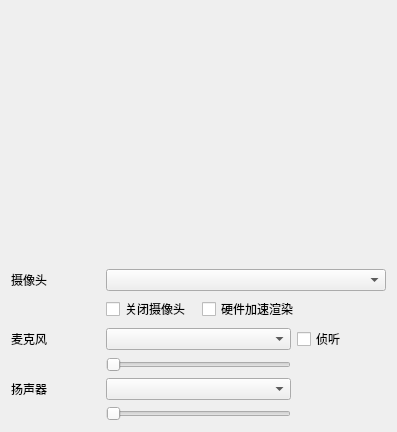
<?xml version="1.0" encoding="UTF-8"?>
<ui version="4.0">
 <class>MainForm</class>
 <widget class="QWidget" name="MainForm">
  <property name="geometry">
   <rect>
    <x>0</x>
    <y>0</y>
    <width>397</width>
    <height>432</height>
   </rect>
  </property>
  <property name="windowTitle">
   <string>Form</string>
  </property>
  <layout class="QGridLayout" name="gridLayout">
   <item row="0" column="0" colspan="4">
    <widget class="QWidget" name="D3DView" native="true"/>
   </item>
   <item row="1" column="0">
    <widget class="QLabel" name="label">
     <property name="text">
      <string>摄像头</string>
     </property>
    </widget>
   </item>
   <item row="1" column="1" colspan="3">
    <widget class="QComboBox" name="comboBox"/>
   </item>
   <item row="2" column="1">
    <widget class="QCheckBox" name="checkBox">
     <property name="text">
      <string>关闭摄像头</string>
     </property>
    </widget>
   </item>
   <item row="2" column="2" colspan="2">
    <widget class="QCheckBox" name="checkBox_2">
     <property name="text">
      <string>硬件加速渲染</string>
     </property>
    </widget>
   </item>
   <item row="3" column="0">
    <widget class="QLabel" name="label_2">
     <property name="text">
      <string>麦克风</string>
     </property>
    </widget>
   </item>
   <item row="3" column="1" colspan="2">
    <widget class="QComboBox" name="micComboBox"/>
   </item>
   <item row="4" column="1" colspan="2">
    <widget class="QSlider" name="horizontalSlider">
     <property name="orientation">
      <enum>Qt::Horizontal</enum>
     </property>
    </widget>
   </item>
   <item row="4" column="3">
    <widget class="QWidget" name="MicVolumeBar" native="true"/>
   </item>
   <item row="5" column="0">
    <widget class="QLabel" name="label_3">
     <property name="text">
      <string>扬声器</string>
     </property>
    </widget>
   </item>
   <item row="5" column="1" colspan="2">
    <widget class="QComboBox" name="SpeakerComboBox"/>
   </item>
   <item row="6" column="1" colspan="2">
    <widget class="QSlider" name="horizontalSlider_2">
     <property name="orientation">
      <enum>Qt::Horizontal</enum>
     </property>
    </widget>
   </item>
   <item row="6" column="3">
    <widget class="QWidget" name="SpeakerVolumeBar" native="true"/>
   </item>
   <item row="3" column="3">
    <widget class="QCheckBox" name="checkBox_3">
     <property name="text">
      <string>侦听</string>
     </property>
    </widget>
   </item>
  </layout>
 </widget>
 <resources/>
 <connections/>
</ui>
